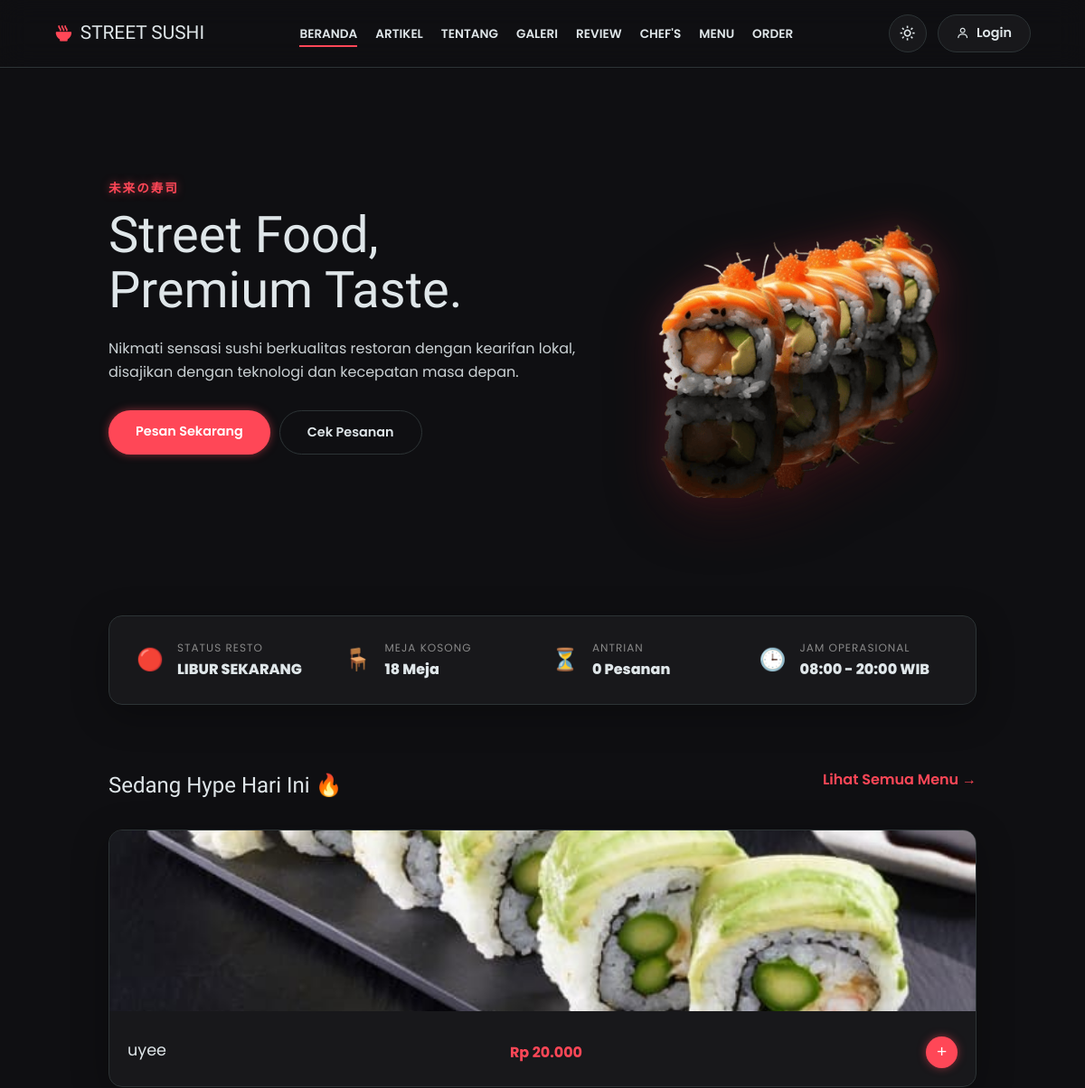
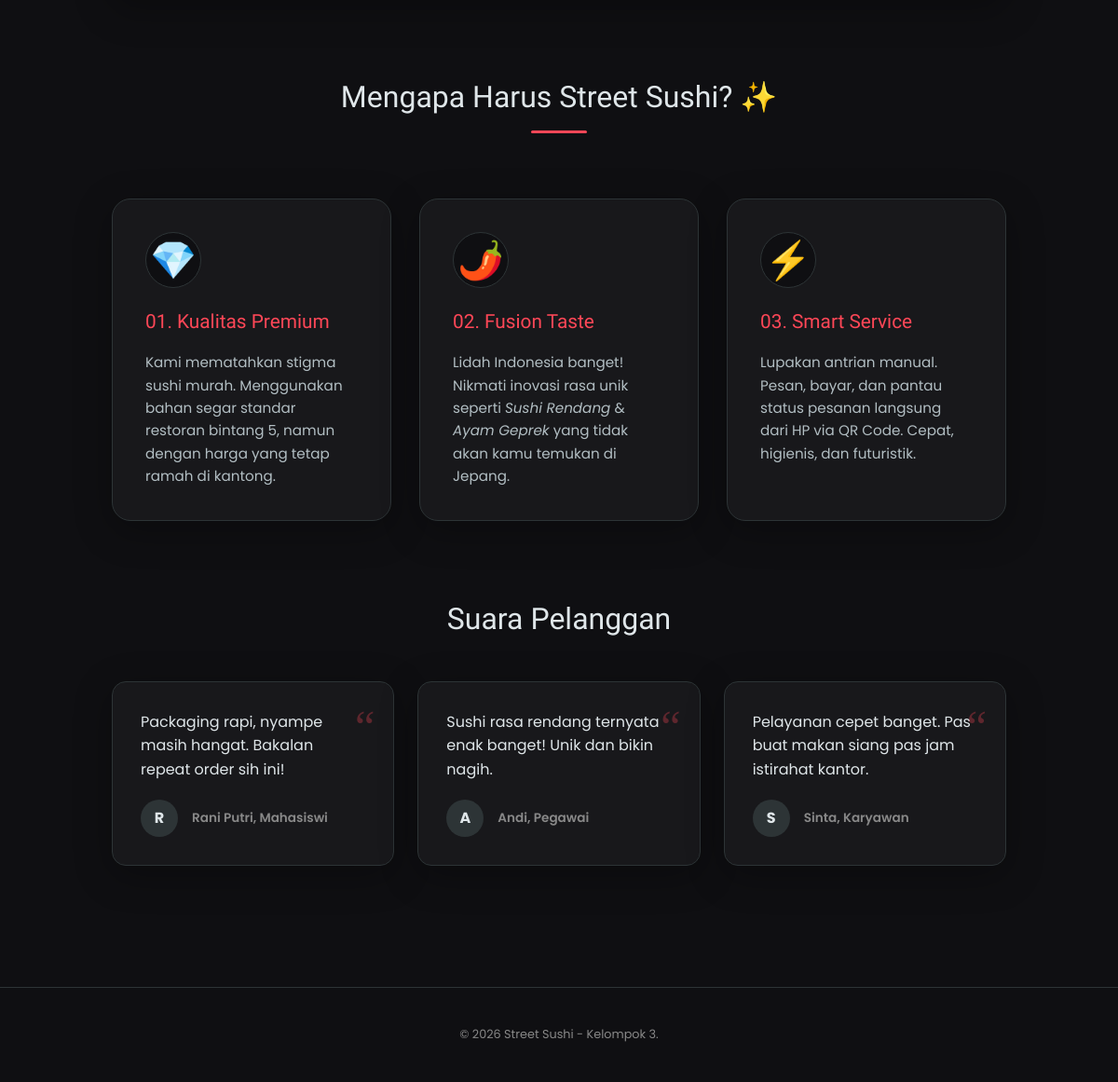
The page / on the database its author committed (2 pictures, top to bottom).
### tables this page shows
CREATE TABLE `system_settings` (
  `id` int NOT NULL DEFAULT '1',
  `store_name` varchar(100) DEFAULT 'Street Sushi',
  `total_tables` int DEFAULT '10',
  `force_status` enum('auto','close','open') DEFAULT 'auto',
  `last_updated` timestamp NULL DEFAULT CURRENT_TIMESTAMP ON UPDATE CURRENT_TIMESTAMP
);

CREATE TABLE `store_schedule` (
  `id` int NOT NULL,
  `day_name` varchar(20) DEFAULT NULL,
  `open_time` time DEFAULT NULL,
  `close_time` time DEFAULT NULL,
  `is_closed` tinyint(1) DEFAULT '0'
);

CREATE TABLE `menu_items` (
  `id` int NOT NULL,
  `category_id` int DEFAULT NULL,
  `name` varchar(100) NOT NULL,
  `description` text,
  `base_price` decimal(10,2) NOT NULL,
  `image` varchar(255) DEFAULT NULL,
  `is_available` tinyint(1) DEFAULT '1'
);

### index.php (the view, shortened to what this page needs)
<?php
require_once 'config/db.php';
$query_settings = "SELECT * FROM system_settings LIMIT 1";
$result_settings = mysqli_query($conn, $query_settings);
$settings = mysqli_fetch_assoc($result_settings);
$map_hari = [
  'Monday' => 'Senin',
  'Tuesday' => 'Selasa',
  'Wednesday' => 'Rabu',
  'Thursday' => 'Kamis',
  'Friday' => 'Jumat',
  'Saturday' => 'Sabtu',
  'Sunday' => 'Minggu'
];
$hari_ini = $map_hari[date('l')];
$query_jadwal = "SELECT * FROM store_schedule WHERE day_name = '$hari_ini'";
$result_jadwal = mysqli_query($conn, $query_jadwal);
$jadwal = mysqli_fetch_assoc($result_jadwal);
$query_libur = "SELECT * FROM special_dates WHERE date = CURDATE()";
$result_libur = mysqli_query($conn, $query_libur);
$is_holiday = mysqli_num_rows($result_libur) > 0;
$status_resto = "TUTUP";
$jam_sekarang = date('H:i:s');
$jam_operasional_text = "Tutup";
if ($jadwal && $jadwal['is_closed'] == 0) {
  $buka = date('H:i', strtotime($jadwal['open_time']));
  $tutup = date('H:i', strtotime($jadwal['close_time']));
  $jam_operasional_text = "$buka - $tutup WIB";
} else {
  $jam_operasional_text = "Libur";
}
if ($settings['force_status'] == 'open') {
  $status_resto = "BUKA";
} elseif ($settings['force_status'] == 'close') {
  $status_resto = "TUTUP";
} else {
  if ($is_holiday || $jadwal['is_closed'] == 1) {
    $status_resto = "LIBUR";
  } elseif ($jam_sekarang >= $jadwal['open_time'] && $jam_sekarang <= $jadwal['close_time']) {
    $status_resto = "BUKA";
  } else {
    $status_resto = "TUTUP";
  }
}
$query_antrian = "SELECT COUNT(*) as total FROM orders WHERE status IN ('pending', 'confirmed', 'cooking')";
$result_antrian = mysqli_query($conn, $query_antrian);
$data_antrian = mysqli_fetch_assoc($result_antrian);
$jumlah_antrian = $data_antrian['total'];
$total_meja = $settings['total_tables'];
$meja_kosong = $total_meja - $jumlah_antrian;
$hype_items = [];
if (count($hype_items) < 3) {
  $needed = 3 - count($hype_items);
  $existing_ids = [];
  if (empty($existing_ids))
    $existing_ids = [0];
  $ids_string = implode(',', $existing_ids);
  $query_random = "SELECT * FROM menu_items
                     WHERE is_available = 1
                     AND id NOT IN ($ids_string)
                     ORDER BY RAND()
                     LIMIT $needed";
  $result_random = mysqli_query($conn, $query_random);
  while ($row = mysqli_fetch_assoc($result_random)) {
    $hype_items[] = $row;
  }
}
include 'includes/header.php';
?>
<header class="hero">
  <div class="hero-body">
    <div class="hero-content">
      <span class="japanese-tag">未来の寿司</span>
      <h1>Street Food,<br>Premium Taste.</h1>
      <p>Nikmati sensasi sushi berkualitas restoran dengan kearifan lokal, disajikan dengan teknologi dan kecepatan masa
        depan.</p>
      <div style="display: flex; gap: 10px;">
        <div class="hero-buttons">
          <a href="order.php" class="cta-btn primary">Pesan Sekarang</a>
        </div>
        <div class="hero-buttons">
          <a href="track.php" class="cta-btn secondary">Cek Pesanan</a>
        </div>
      </div>
    </div>
    <div class="hero-image">
      <img src="assets/images/menu/Iconik.png" alt="iconik">
    </div>
  </div>
  <div id="status" class="live-status-bar">
    <div class="status-item">
      <div class="status-icon <?= ($status_resto == 'BUKA') ? 'pulse-green' : ''; ?>">
        <?= ($status_resto == 'BUKA') ? '●' : '🔴'; ?>
      </div>
      <div>
        <span class="label">Status Resto</span>
        <span class="value">
          <?= $status_resto; ?> SEKARANG
        </span>
      </div>
    </div>
    <div class="status-item">
      <div class="status-icon">🪑</div>
      <div>
        <span class="label">Meja Kosong</span>
        <span class="value">
          <?= $meja_kosong; ?> Meja
        </span>
      </div>
    </div>
    <div class="status-item">
      <div class="status-icon">⏳</div>
      <div>
        <span class="label">Antrian</span>
        <span class="value">
          <?= $jumlah_antrian; ?> Pesanan
        </span>
      </div>
    </div>
    <div class="status-item">
      <div class="status-icon">🕒</div>
      <div>
        <span class="label">Jam Operasional</span>
        <span class="value">
          <?= $jam_operasional_text; ?>
        </span>
      </div>
    </div>
  </div>
</header>
<main class="container">
  <section id="menu-pilihan" class="quick-menu">
    <div class="section-header">
      <h2>Sedang Hype Hari Ini 🔥</h2>
    </div>
    <div class="menu-grid">
      <?php foreach ($hype_items as $item): ?>
        <div class="menu-card-glass">
          <?php
          $img_path = "assets/uploads/" . $item['image'];
          ?>
          <img src="<?= $img_path; ?>" alt="<?= htmlspecialchars($item['name']); ?>">
          <div class="menu-info">
            <h3><?= htmlspecialchars($item['name']); ?></h3>
            <p>Rp <?= number_format($item['base_price'], 0, ',', '.'); ?></p>
            <button class="add-btn" onclick="window.location.href='order.php?add=<?= $item['id']; ?>'">+</button>
          </div>
        </div>
      <?php endforeach; ?>
    </div>
    <div class="view-all-wrapper">
      <a href="menu.php" class="view-all">Lihat Semua Menu →</a>
    </div>
  </section>
  <section class="values-grid">
    <div class="section-header">
      <h2>Mengapa Harus Street Sushi? ✨</h2>
    </div>
    <div class="card">
      <div class="card-icon">💎</div>
      <h3>01. Kualitas Premium</h3>
      <p>Kami mematahkan stigma sushi murah. Menggunakan bahan segar standar restoran bintang 5, namun dengan harga yang
        tetap ramah di kantong.</p>
    </div>
    <div class="card">
      <div class="card-icon">🌶️</div>
      <h3>02. Fusion Taste</h3>
      <p>Lidah Indonesia banget! Nikmati inovasi rasa unik seperti <i>Sushi Rendang</i> & <i>Ayam Geprek</i> yang tidak
        akan kamu temukan di Jepang.</p>
    </div>
    <div class="card">
      <div class="card-icon">⚡</div>
      <h3>03. Smart Service</h3>
      <p>Lupakan antrian manual. Pesan, bayar, dan pantau status pesanan langsung dari HP via QR Code. Cepat, higienis,
        dan futuristik.</p>
    </div>
  </section>
  <section class="testimonials">
    <h2 class="section-title">Suara Pelanggan</h2>
    <div class="testi-grid">
      <div class="testi-card">
        <div class="quote-icon">“</div>
        <p>Packaging rapi, nyampe masih hangat. Bakalan repeat order sih ini!</p>
        <div class="user">
          <div class="avatar">R</div>
          <span>Rani Putri, Mahasiswi</span>
        </div>
      </div>
      <div class="testi-card">
        <div class="quote-icon">“</div>
        <p>Sushi rasa rendang ternyata enak banget! Unik dan bikin nagih.</p>
        <div class="user">
          <div class="avatar">A</div>
          <span>Andi, Pegawai</span>
        </div>
      </div>
      <div class="testi-card">
        <div class="quote-icon">“</div>
        <p>Pelayanan cepet banget. Pas buat makan siang pas jam istirahat kantor.</p>
        <div class="user">
          <div class="avatar">S</div>
          <span>Sinta, Karyawan</span>
        </div>
      </div>
    </div>
  </section>
</main>
<?php include 'includes/footer.php'; ?>

### rows shown on the page
system_settings: total_tables "18"
store_schedule: jam_operasional_text "08:00 - 20:00 WIB"
menu_items: image (picture), name "uyee", base_price "20.000"

### other values the page prints
$status_resto "LIBUR"
$jumlah_antrian "0"
